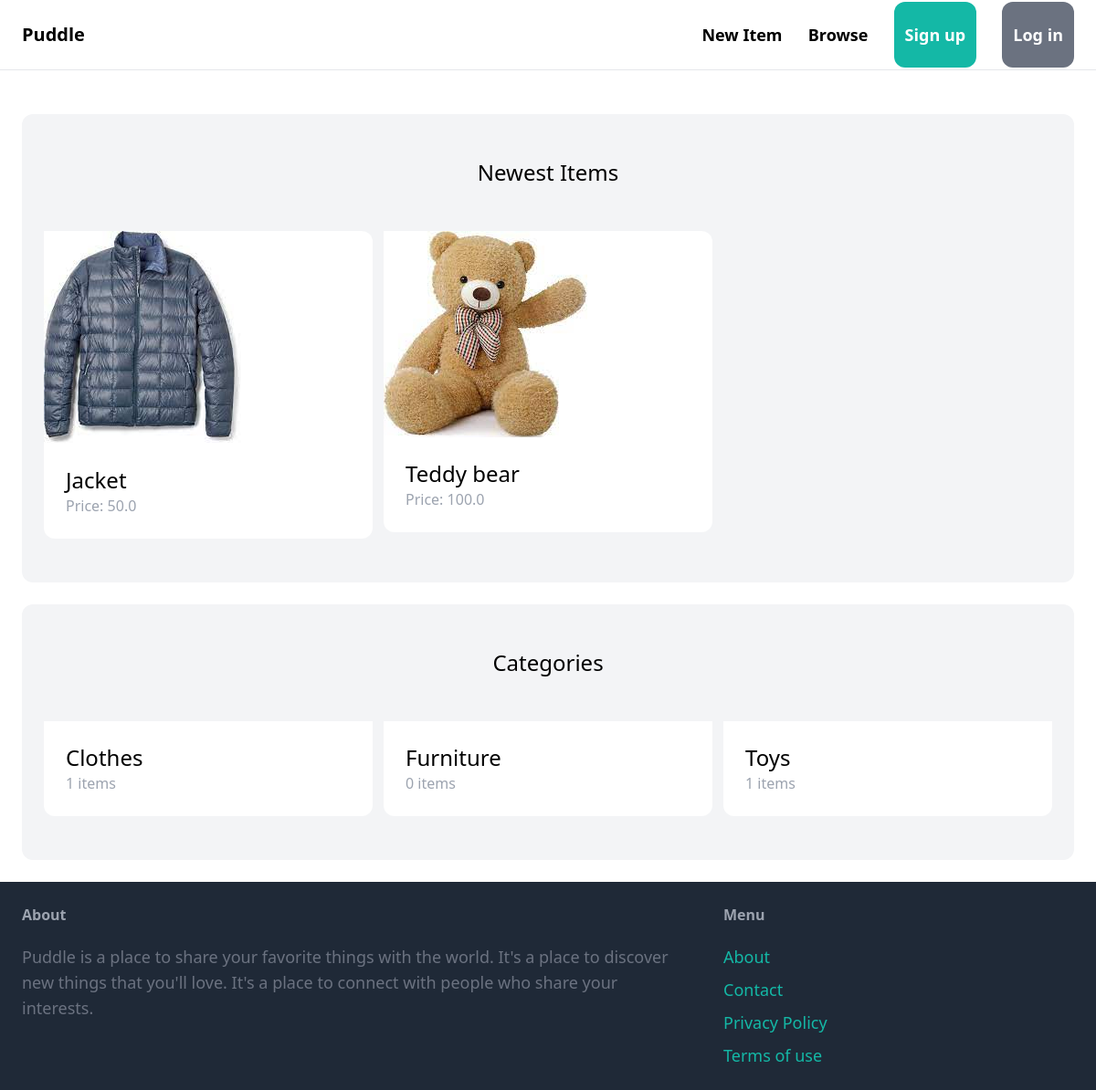
The app's page /, older data.
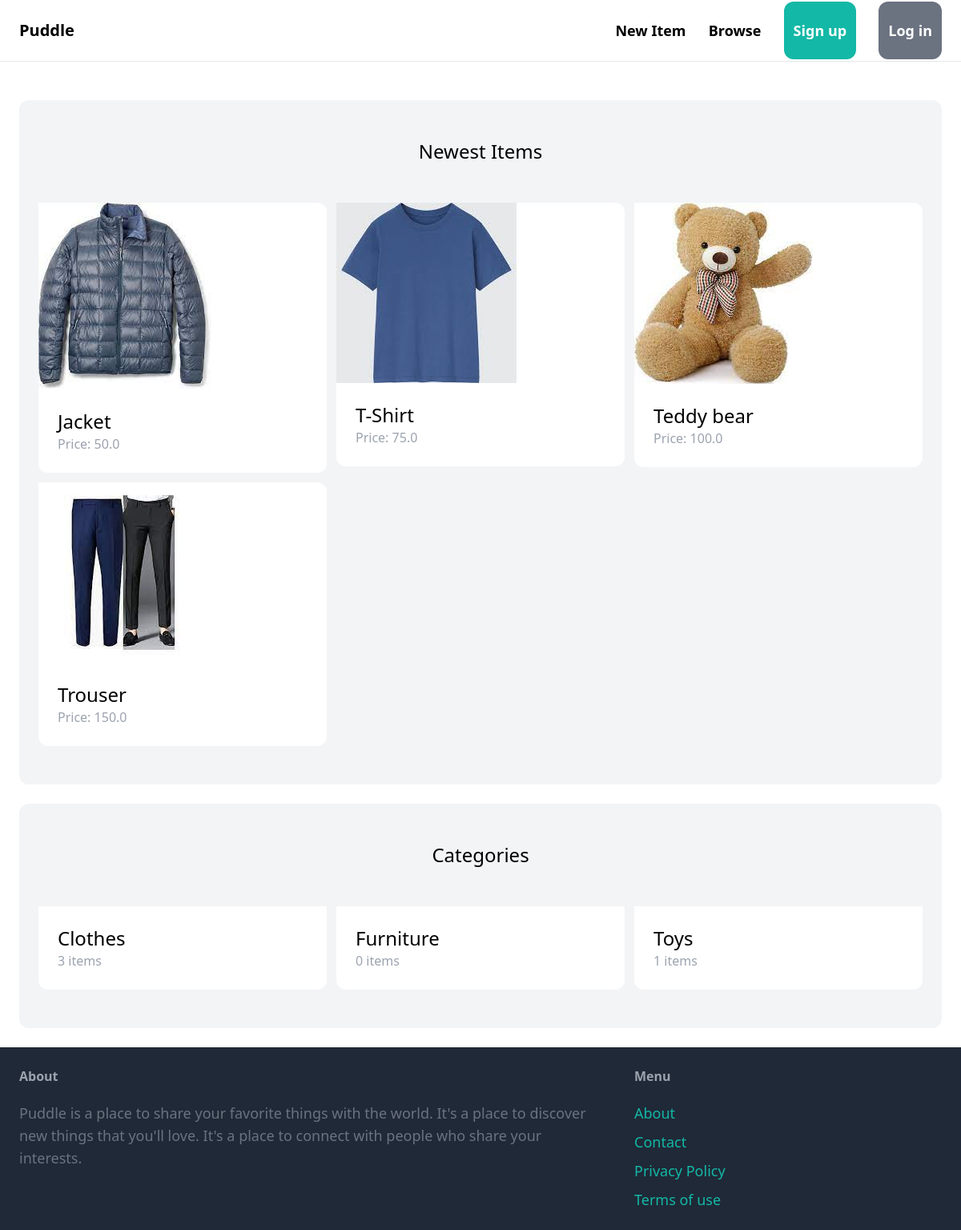
The same page, newer data.
### item/models.py (models this page shows, shortened)
class Item(models.Model):
    name = models.CharField(max_length=255)
    description = models.TextField()
    price = models.FloatField()
    is_sold = models.BooleanField(default=False)
    created_at = models.DateTimeField(auto_now_add=True)
    created_by = models.ForeignKey(User, related_name='items', on_delete=models.CASCADE)
    category = models.ForeignKey(Category, related_name='items', on_delete=models.CASCADE)
    image = models.ImageField(upload_to='items_images', blank=True, null=True)
    class Meta:
        ordering = ['name']

class Category(models.Model):
    name = models.CharField(max_length=255)
    class Meta:
        ordering = ('name',)
        verbose_name_plural = 'Categories'

### core/views.py (the view)
# urls.py: path('', views.index, name='index'),
def index(request):
    items = Item.objects.filter(is_sold=False)[0:6]
    categories = Category.objects.all()
    context = {
        'items': items,
        'categories': categories
    }
    return render(request, 'core/index.html', context)

### core/templates/core/index.html (shortened to what this page needs)
{% extends 'core/base.html' %}
{% block content %}
    <div class="mt-6 px-6 py-12 bg-gray-100 rounded-xl">
        <h2 class="mb-12 text-2xl text-center">Newest Items</h2>
        <div class="grid grid-cols-3 gap-3">
            {% for item in items %}
            <div>
                <a href="{% url 'item:detail' item.id %}">
                    <div class="rounded-t-xl bg-white">
                        <img src="{{ item.image.url }}">
                    </div>
                    <div class="p-6 bg-white rounded-b-xl">
                        <h2 class="text-2xl">{{ item.name }}</h2>
                        <p class="text-gray-400">Price: {{ item.price }}</p>
                    </div>
                </a>
            </div>
            {% endfor %}
        </div>
    </div>
    <div class="mt-6 px-6 py-12 bg-gray-100 rounded-xl">
        <h2 class="mb-12 text-2xl text-center">Categories</h2>
        <div class="grid grid-cols-3 gap-3">
            {% for category in categories %}
            <div>
                <a href="#">
                    <div class="p-6 bg-white rounded-b-xl">
                        <h2 class="text-2xl">{{ category.name }}</h2>
                        <p class="text-gray-400">{{ category.items.count }} items</p>
                    </div>
                </a>
            </div>
            {% endfor %}
        </div>
    </div>
{% endblock %}

### core/templates/core/base.html (shortened to what this page needs)
<!DOCTYPE html>
<html lang="en">
<head>
    <script src="https://cdn.tailwindcss.com"></script>
</head>
<body class="min-h-screen flex flex-col">
    <nav class="py-6 px-6 flex justify-between items-center border-b border-gray-200">
        <a href="/" class="text-xl font-semibold">Puddle</a>
        <div class="space-x-6">
            <a href="{% url 'item:new_item' %}"  class="text-lg font-semibold hover:text-gray-500">New Item</a>
            <a href="#" class="text-lg font-semibold hover:text-gray-500">Browse</a>
            {% if request.user.is_authenticated %}
            <a href="#" class="px-3 py-6 text-lg font-semibold bg-teal-500 text-white rounded-xl hover:text-teal-700">Inbox</a>
            <a href="#" class="px-3 py-6 text-lg font-semibold bg-gray-500 text-white rounded-xl hover:text-gray-700">Dashboard</a>
            {% else %}
            <a href="{% url 'core:signup' %}" class="px-3 py-6 text-lg font-semibold bg-teal-500 text-white rounded-xl hover:text-teal-700">Sign up</a>
            <a href="{% url 'core:login' %}" class="px-3 py-6 text-lg font-semibold bg-gray-500 text-white rounded-xl hover:text-gray-700">Log in</a>
            {% endif %}
    </nav>
    <div class="px-6 py-6">
        {% block content %}
        {% endblock %}
    </div>
    <footer class="py-6 px-6 flex justify-between bg-gray-800 mt-auto">
        <div class="w-2/3 pr-10">
            <h3 class="mb-5 font-semibold text-gray-400">About</h3>
            <p class="text-lg text-gray-500">Puddle is a place to share your favorite things with the world. It's a place to discover new things that you'll love. It's a place to connect with people who share your interests.</p>
        </div>
        <div class=" w-1/3">
            <h3 class="mb-5 font-semibold text-gray-400">Menu</h3>
            <ul class="space-y-2">
                <li><a href="#" class="text-lg text-teal-500 hover:text-teal-700">About</a></li>
                <li><a href="{% url 'core:contact' %}" class="text-lg text-teal-500 hover:text-teal-700">Contact</a></li>
                <li><a href="#" class="text-lg text-teal-500 hover:text-teal-700">Privacy Policy</a></li>
                <li><a href="#" class="text-lg text-teal-500 hover:text-teal-700">Terms of use</a></li>
            </ul>
        </div>
</body>
</html>

Row changes from the older to the newer data that the page shows:
added Item: image (picture), name "T-Shirt", price "75.0"
added Item: image (picture), name "Trouser", price "150.0"
computed for Category "Clothes": items.count "1" → "3"
